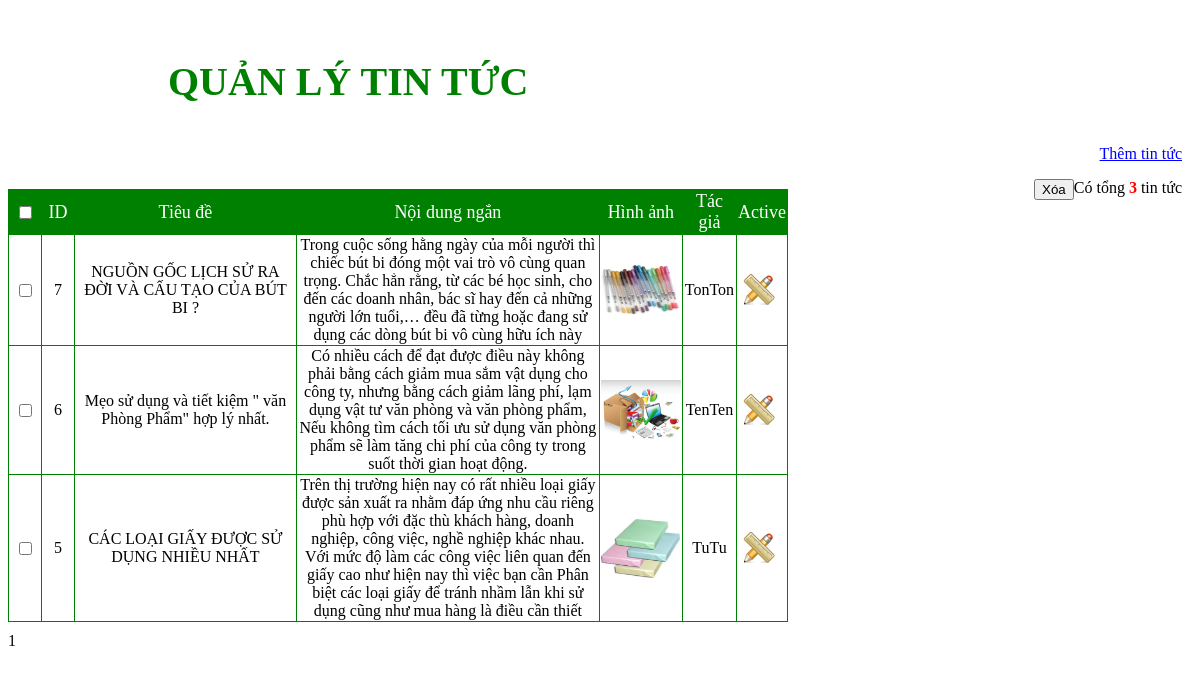
Page /admin/tintuc.php on the committed database.
### tables this page shows
CREATE TABLE `tintuc` (
  `matt` int(11) NOT NULL,
  `tieude` varchar(255) NOT NULL,
  `ndngan` text NOT NULL,
  `noidung` text NOT NULL,
  `hinhanh` varchar(255) NOT NULL,
  `ngaydangtin` date NOT NULL,
  `tacgia` varchar(50) NOT NULL,
  `trangthai` int(11) NOT NULL
);

### admin/tintuc.php (the view, shortened to what this page needs)
<link rel="stylesheet" href="css/hienthi_sp.css">
<?php
	include ('../include/connect.php');
    $select = "select * from tintuc ";
    $query = $link->query($select);
    $dem = mysqli_num_rows($query);
?>
<div class="quanlysp">
	<h3>QUẢN LÝ TIN TỨC</h3>
	<a href='?admin=themtt' style="color:blue;" >Thêm tin tức</a><br>
	<p>Có tổng <font color=red><b><?php echo $dem ?></b></font> tin tức</p>
	<form action="admin.php?admin=xulytt" method="post">
		<div id="check">
			<p>
				<input type="submit" name="xoa" value="Xóa" />
			</p>
		</div>
</div>
<table>
    <tr class='tieude_hienthi_sp'>
		<td width="30"><input type="checkbox" name="check"  class="checkbox" onclick="checkall('item', this)"></td>
        <td>ID</td>
        <td>Tiêu đề</td>
        <td>Nội dung ngắn</td>
        <td>Hình ảnh</td>
        <td>Tác giả</td>
        <td>Active</td>
    </tr>
    <?php
		if(!isset($_GET['page'])){
		$page = 1;
		} else {
		$page = $_GET['page'];
		}
		$max_results = 10;
		$from = (($page * $max_results) - $max_results);
		$sql = $link->query("SELECT * FROM tintuc order by matt DESC LIMIT $from, $max_results");
    if($dem > 0)
        while ($bien = mysqli_fetch_array($sql))
        {
?>
            <tr class='noidung_hienthi_sp'>
				<td class="masp_hienthi_sp"><input type="checkbox" name="id[]" class="item" class="checkbox" value="<?=$bien['matt']?>"/></td>
                <td class="masp_hienthi_sp" width="30"><?php  echo $bien['matt'] ?></td>
                <td class="stt_hienthi_sp"><?php echo $bien['tieude'] ?></td>
                <td class="img_hienthi_sp" width="300"> <?php echo $bien['ndngan'] ?>  </td>
				<td class="sl_hienthi_sp"><img src="../img/tintuc/<?php echo $bien['hinhanh'] ?>" width="80" height="60"/></td>
				<td class="sl_hienthi_sp"><?php echo $bien['tacgia'] ?></td>
                <td class="active_hienthi_sp">
                    <a href='?admin=suatt&matt=<?php echo $bien['matt'] ?>'><img src="img/sua.png" title="Sửa"></a>
				 </td>
            </tr>
<?php
    }
    else echo "<tr><td colspan='6'>Không có khách hàng</td></tr>";
?>
</table>
	<div id="phantrang_sp">
	<?php
			$total_results = mysqli_num_rows($link->query("SELECT * FROM tintuc"));
			$total_pages = ceil($total_results / $max_results);
			for($i = 1; $i <= $total_pages; $i++){
			if(($page) == $i){
			echo "$i&nbsp;";
			} else {
			echo "<a href=\"".$_SERVER['PHP_SELF']."?admin=hienthitt&page=$i\"><button class='so'>$i</button></a>&nbsp;";
			}
			}
	?>
	</div>

### admin/css/hienthi_sp.css (style rules this page uses)
.quanlysp { padding:10px 10px; }
.quanlysp h3 { font-size:40px; padding-left:150px; color:green; }
.quanlysp a { float:right; }
.quanlysp p { float:right; }
table { text-align:center; width:780px; height:auto; border-collapse:collapse; }
tr td { border:1px solid green; }
tr.tieude_hienthi_sp td { color:white; background: green; height:30px; font-size:18px; }
#phantrang_sp { float:left; padding-top:10px; }
.active_hienthi_sp a { float:left; margin-left:5px; padding:10px 0px; }

### rows in the picture
tintuc: matt "7", tieude "NGUỒN GỐC LỊCH SỬ RA ĐỜI VÀ CẤU TẠO CỦA BÚT BI ?", ndngan "Trong cuộc sống hằng ngày của mỗi người thì chiếc bút bi đóng một vai trò vô cùng quan trọng. Chắc hẳn rằng, từ các bé học sinh, cho đến các doanh nhân, bác sĩ hay đến cả những người lớn tuổi,… đều đã từng hoặc đang sử dụng các dòng bút bi vô cùng hữu ích này", hinhanh (picture), tacgia "TonTon"
tintuc: matt "6", tieude "Mẹo sử dụng và tiết kiệm \" văn Phòng Phẩm\" hợp lý nhất.", ndngan "Có nhiều cách để đạt được điều này không phải bằng cách giảm mua sắm vật dụng cho công ty, nhưng bằng cách giảm lãng phí, lạm dụng vật tư văn phòng và văn phòng phẩm, Nếu không tìm cách tối ưu sử dụng văn phòng phẩm sẽ làm tăng chi phí của công ty trong suốt thời gian hoạt động.", hinhanh (picture), tacgia "TenTen"
tintuc: matt "5", tieude "CÁC LOẠI GIẤY ĐƯỢC SỬ DỤNG NHIỀU NHẤT", ndngan "Trên thị trường hiện nay có rất nhiều loại giấy được sản xuất ra nhằm đáp ứng nhu cầu riêng phù hợp với đặc thù khách hàng, doanh nghiệp, công việc, nghề nghiệp khác nhau. Với mức độ làm các công việc liên quan đến giấy cao như hiện nay thì việc bạn cần Phân biệt các loại giấy để tránh nhầm lẫn khi sử dụng cũng như mua hàng là điều cần thiết", hinhanh (picture), tacgia "TuTu"

### other values in the picture
$dem "3"
